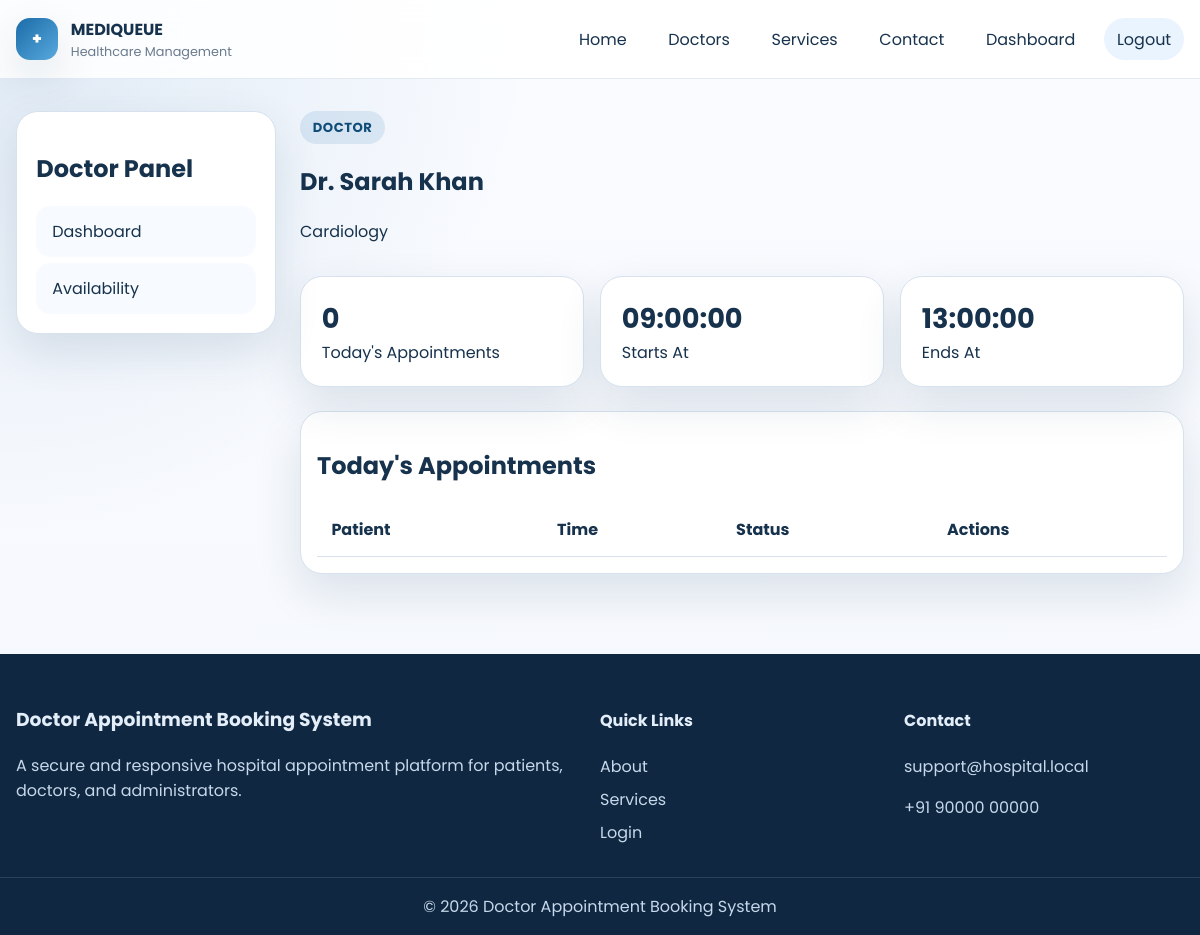
Screenshot of /doctor_dashboard.php (signed in) with the database file from the repository.
### tables this page shows
CREATE TABLE doctors (
    doctor_id INT AUTO_INCREMENT PRIMARY KEY,
    user_id INT NULL,
    doctor_name VARCHAR(150) NOT NULL,
    specialization VARCHAR(120) NOT NULL,
    qualification VARCHAR(255) NOT NULL,
    experience VARCHAR(100) NOT NULL,
    consultation_fee DECIMAL(10,2) NOT NULL DEFAULT 0,
    available_days VARCHAR(100) NOT NULL,
    available_from TIME NOT NULL,
    available_to TIME NOT NULL,
    profile_image VARCHAR(255) DEFAULT NULL,
    CONSTRAINT fk_doctors_user FOREIGN KEY (user_id) REFERENCES users(id) ON DELETE SET NULL ON UPDATE CASCADE
);

### includes/functions.php (called while the page is built, shortened)
<?php
function e(?string $value): string
{
    return htmlspecialchars((string) $value, ENT_QUOTES, 'UTF-8');
}

### doctor_dashboard.php (the view, shortened to what this page needs)
<?php
require_once __DIR__ . '/config/db.php';
$doctorStmt = $pdo->prepare('SELECT * FROM doctors WHERE user_id = ? LIMIT 1');
$doctorStmt->execute([current_user_id()]);
$doctor = $doctorStmt->fetch();
$todayAppointmentsStmt = $pdo->prepare('SELECT a.*, u.full_name AS patient_name FROM appointments a JOIN users u ON a.patient_id = u.id WHERE a.doctor_id = ? AND a.appointment_date = CURDATE() ORDER BY a.appointment_time ASC');
$todayAppointmentsStmt->execute([$doctor['doctor_id']]);
$todayAppointments = $todayAppointmentsStmt->fetchAll();
require_once __DIR__ . '/includes/header.php';
?>
<section class="dashboard-shell container">
    <aside class="sidebar">
        <h2>Doctor Panel</h2>
        <a href="doctor_dashboard.php">Dashboard</a>
        <a href="available_slots.php?doctor_id=<?php echo (int) $doctor['doctor_id']; ?>">Availability</a>
    </aside>
    <div class="dashboard-content">
        <div class="dashboard-header">
            <div>
                <span class="section-tag">Doctor</span>
                <h1><?php echo e($doctor['doctor_name']); ?></h1>
                <p><?php echo e($doctor['specialization']); ?></p>
            </div>
        </div>
        <div class="stats-grid">
            <div class="stat-card"><strong><?php echo count($todayAppointments); ?></strong><span>Today's Appointments</span></div>
            <div class="stat-card"><strong><?php echo e($doctor['available_from']); ?></strong><span>Starts At</span></div>
            <div class="stat-card"><strong><?php echo e($doctor['available_to']); ?></strong><span>Ends At</span></div>
        </div>
        <div class="table-card">
            <h2>Today's Appointments</h2>
            <table>
                <thead><tr><th>Patient</th><th>Time</th><th>Status</th><th>Actions</th></tr></thead>
            </table>
        </div>
    </div>
</section>
<?php require_once __DIR__ . '/includes/footer.php'; ?>

### css/style.css (style rules this page uses)
:root { --bg: #f5f8fc; --surface: #ffffff; --surface-2: #eaf4ff; --primary: #1b6ca8; --primary-dark: #0f4d78; --accent: #2fbf71; --danger: #d64545; --text: #17324d; --muted: #6b7b8e; --border: #d7e2ee; --shadow: 0 18px 45px rgba(18, 54, 88, 0.12); }
* { box-sizing: border-box; }
html { scroll-behavior: smooth; }
body { margin: 0; font-family: 'Poppins', sans-serif; color: var(--text); background: radial-gradient(circle at top left, rgba(27,108,168,.12), transparent 35%), linear-gradient(180deg, #f9fbff 0%, var(--bg) 100%); }
a { color: inherit; text-decoration: none; }
.container { width: min(1180px, calc(100% - 2rem)); margin: 0 auto; }
.eyebrow, .section-tag { display: inline-flex; padding: .42rem .8rem; border-radius: 999px; background: rgba(27,108,168,.12); color: var(--primary-dark); font-size: .82rem; font-weight: 700; letter-spacing: .04em; text-transform: uppercase; }
.hero-card, .form-card, .table-card, .stat-card, .service-card, .contact-card, .banner-card, .slot-chip, .doctor-card { background: var(--surface); border: 1px solid var(--border); border-radius: 22px; box-shadow: var(--shadow); }
.mini-grid, .service-grid, .doctor-grid, .stats-grid, .slot-grid, .action-grid { display: grid; gap: 1rem; }
.stats-grid { grid-template-columns: repeat(3, 1fr); margin: 1rem 0 1.5rem; }
.stat-card { padding: 1.3rem; }
.stat-card strong { display: block; font-size: 1.7rem; }
.dashboard-shell { display: grid; grid-template-columns: 260px 1fr; gap: 1.5rem; padding: 2rem 0 3rem; }
.sidebar { position: sticky; top: 96px; align-self: start; padding: 1.2rem; background: var(--surface); border: 1px solid var(--border); border-radius: 22px; box-shadow: var(--shadow); }
.sidebar a { display: block; padding: .8rem 1rem; border-radius: 14px; margin-top: .4rem; background: #f7fbff; }
.dashboard-header { display: flex; justify-content: space-between; align-items: end; gap: 1rem; margin-bottom: 1rem; }
.dashboard-content { min-width: 0; }
.table-card { overflow: auto; padding: 1rem; }
table { width: 100%; border-collapse: collapse; min-width: 720px; }
th, td { padding: .9rem; border-bottom: 1px solid var(--border); text-align: left; vertical-align: top; }

### rows the page displays
doctors: doctor_name "Dr. Sarah Khan", specialization "Cardiology", available_from "09:00:00", available_to "13:00:00"

### other values shown
count($todayAppointments) "0"
